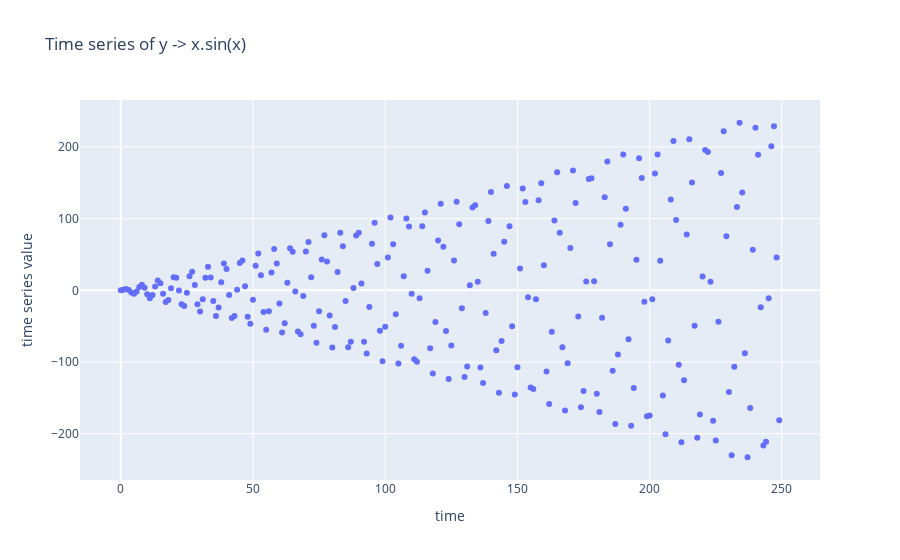

Notebook cell for this chart:
### Markdown cell above
<font color='red'>
$TO DO - Students$

* Plot the time series generated thanks to x --> x*sin(x) with 250 timestamps
* label x and y axis
</font>

### Code cell
# plot data
px.scatter(
    data_frame=time_series,
    y="data",
    labels={"data": "time series value", "index": "time"},
    title="Time series of y -> x.sin(x)",
)

### Figure 1 — Plotly figure (JSON) as saved in the notebook; plotly's stock layout.template omitted (floating-point values rounded to 4 significant figures; data arrays with more than 128 entries replaced by an {"elided": "..."} marker saying what was removed)
{"data": [{"hovertemplate": "time=%{x}<br>time series value=%{y}<extra></extra>", "legendgroup": "", "marker": {"color": "#636efa", "symbol": "circle"}, "mode": "markers", "name": "", "orientation": "v", "showlegend": false, "type": "scatter", "x": {"elided": "250 int values"}, "xaxis": "x", "y": {"elided": "250 float values"}, "yaxis": "y"}], "layout": {"legend": {"tracegroupgap": 0}, "title": {"text": "Time series of y -> x.sin(x)"}, "xaxis": {"anchor": "y", "domain": [0, 1], "title": {"text": "time"}}, "yaxis": {"anchor": "x", "domain": [0, 1], "title": {"text": "time series value"}}}}
